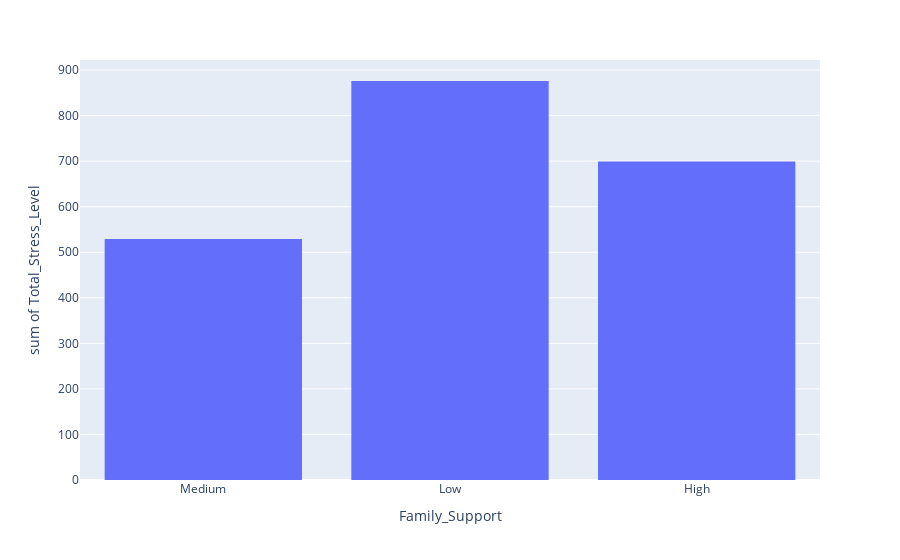

The code cell stored with this chart in its notebook:
### Markdown cell above
**??**

### Code cell
fig=px.histogram(DF_model1,x='Family_Support',y='Total_Stress_Level')
fig.show()

### Figure 1 — Plotly figure (JSON) as saved in the notebook; plotly's stock layout.template omitted (floating-point values rounded to 4 significant figures)
{"data": [{"alignmentgroup": "True", "bingroup": "x", "histfunc": "sum", "hovertemplate": "Family_Support=%{x}<br>sum of Total_Stress_Level=%{y}<extra></extra>", "legendgroup": "", "marker": {"color": "#636efa", "pattern": {"shape": ""}}, "name": "", "offsetgroup": "", "orientation": "v", "showlegend": false, "type": "histogram", "x": ["Medium", "Low", "High", "Medium", "Low", "Medium", "High", "Low", "Medium", "Low", "High", "Low", "Low", "High", "Low", "Medium", "High", "High", "Low", "Low", "Medium", "High", "High", "Low", "Low", "Medium", "Low", "High", "High", "Medium", "High", "Low", "High", "Medium", "High", "Medium", "High", "Low", "Medium", "Low", "Low", "Low", "High", "Low", "Low", "Medium", "High", "Medium", "Medium", "High", "Low", "Low", "Low", "High", "Low", "Low", "Medium", "High", "Low", "Medium", "Low", "Low", "Medium", "Low", "Medium", "High", "High", "High", "Medium", "Low", "Medium", "Low", "Medium", "Low", "High", "Medium", "Medium", "Low", "Medium", "Low", "High", "Medium", "High", "Low", "High", "Medium", "High", "Low", "High", "Low", "Low", "Low", "Medium", "High", "High", "High", "High", "Low", "Low", "Low"], "xaxis": "x", "y": [14, 16, 21, 21, 24, 25, 18, 26, 12, 20, 20, 16, 24, 17, 21, 16, 12, 16, 25, 16, 25, 36, 13, 24, 24, 18, 21, 22, 19, 20, 30, 22, 19, 19, 23, 22, 19, 11, 18, 22, 31, 25, 34, 12, 25, 15, 22, 16, 19, 26, 13, 18, 18, 24, 27, 23, 14, 20, 27, 28, 18, 20, 14, 18, 21, 21, 16, 26, 21, 16, 26, 18, 11, 10, 19, 20, 23, 20, 13, 14, 28, 23, 12, 23, 25, 27, 24, 27, 24, 21, 21, 37, 28, 13, 33, 29, 18, 35, 29, 18], "yaxis": "y"}], "layout": {"autosize": true, "barmode": "relative", "legend": {"tracegroupgap": 0}, "margin": {"t": 60}, "xaxis": {"anchor": "y", "autorange": true, "domain": [0, 1], "range": [-0.5, 2.5], "title": {"text": "Family_Support"}, "type": "category"}, "yaxis": {"anchor": "x", "autorange": true, "domain": [0, 1], "range": [0, 922.1], "title": {"text": "sum of Total_Stress_Level"}, "type": "linear"}}}
